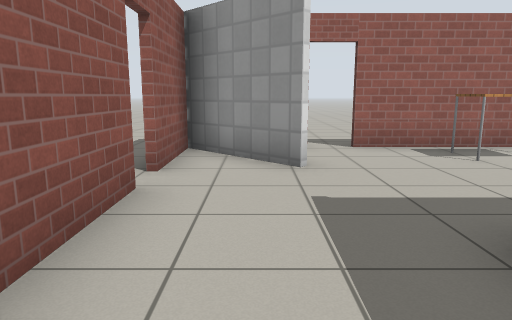
[1] (above)

13 first-person views from a walk through a Gazebo world. The camera is 1 m above the floor, tilts 10° down and sees 70° across. The floor is counted in squares, 1 m on a side. Each view is taken from the middle of a square. On the plan, view 1 faces up. The plan holds only what a view shows up to about 13 squares ahead; the rest is blank. Gazebo's built-in surfaces are drawn with simple patterns.

[2]
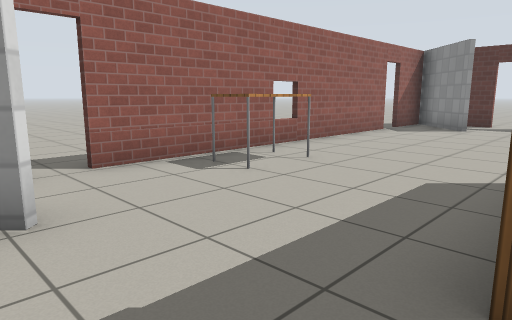

[3]
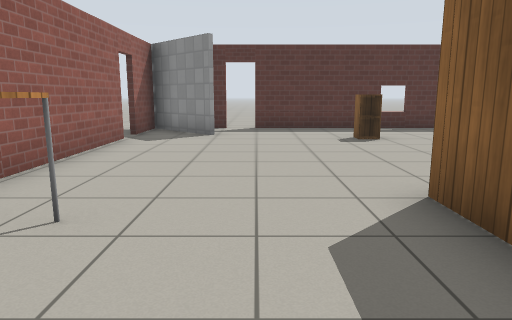

[4]
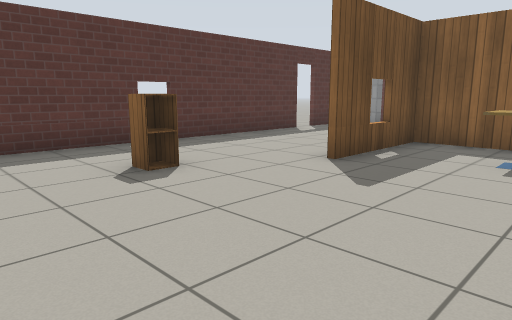

[5]
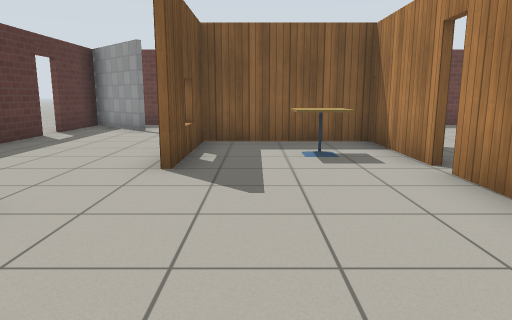

[6]
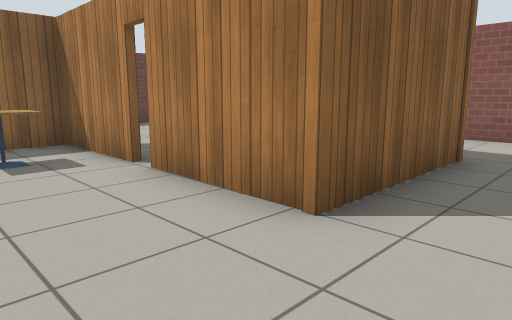

[7]
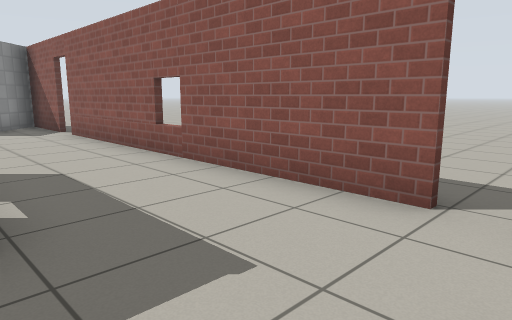

[8]
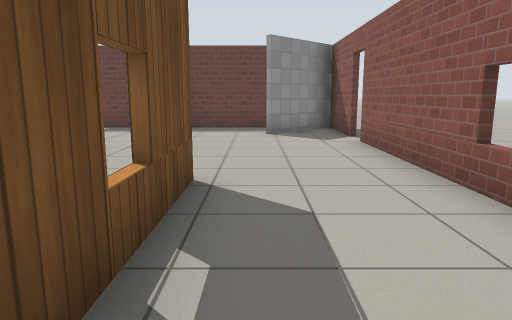

[9]
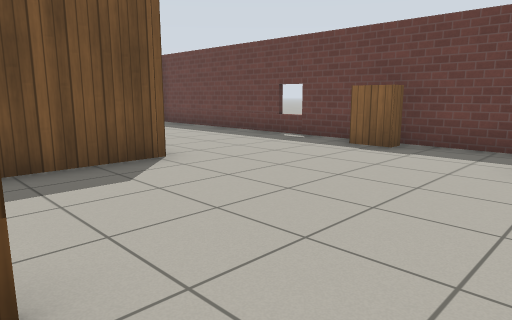

[10]
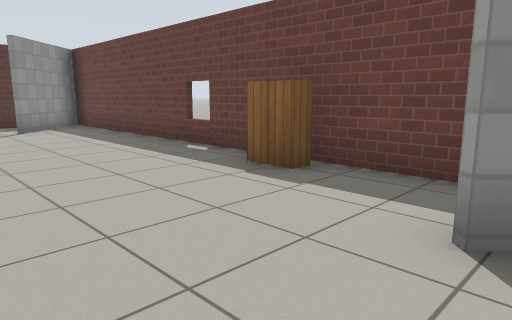

[11]
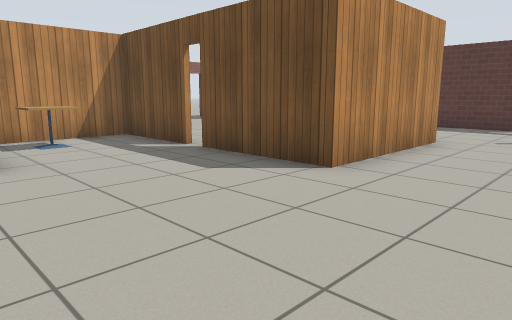

[12]
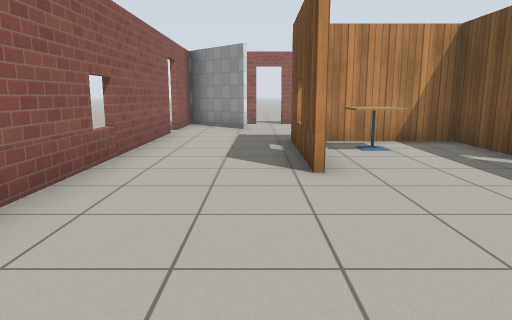

[13]
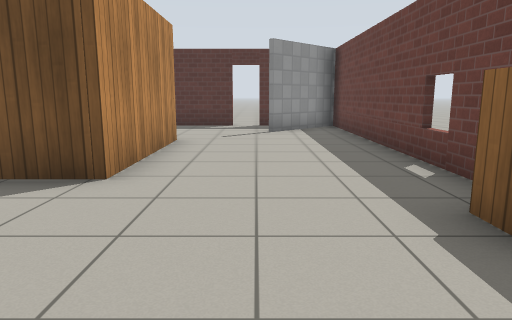

### Floor plan
Points are (right, up) in squares from view 1. A wall is a line through its corners. A room is listed if a view was taken in it or the views show most of it. See-through windows are left out.
Room 1 (views 1, 2, 3, 4, 5, 6, 7, 8, 9)
walls: (5.5, -1.1) (5.4, -4) (9.2, -4) (9.2, -0.9); (11.3, 5.2) (12.3, 6.2); (1.8, -1.3) (1.8, 2.3) (5.5, 2.3) (5.5, -0.6); (10.6, 7.1) (1.9, 7.1); (1.1, 7.1) (0.6, 7.1); (-1.3, 4) (-1.3, -2.4); (11.2, -6.3) (12.2, -7.3); (13.4, -5.2) (13.4, 4)
ways out: opening at (0.5, -1.5) to room 2; opening at (10.5, -5.5) to room 2; open door at (5, -1) to room 2; open door at (-1, 4.5); open door at (1.5, 7); open door at (11, 7); open door at (13.5, -5.5)
objects: table (4, 6) to (5, 6); cafe table (7, -2); cabinet (11, 1)
Room 2 (views 10, 11, 12, 13)
walls: (5.3, -0.6) (5.3, 2.1) (2.5, 2.1); (0.6, -8.6) (13.3, -8.6) (11.1, -6.4); (-1.3, -5.9) (-1.3, -8.5); (9.4, -4.2) (5.3, -4.2) (5.3, -1.1); (-1.3, -2.4) (-1.3, -5.1); (13.4, -8.5) (13.4, -6)
ways out: opening at (0.5, -1.5) to room 1; opening at (10.5, -5.5) to room 1; open door at (5, -1) to room 1; open door at (-1, -5.5)
objects: bookshelf (3, -8) to (4, -8); cafe table (3, 1)

Where each view was taken, in squares from view 1:
view 1: 0 up, 0 right, facing up
view 2: 2 up, 0 right, facing up-right
view 3: 4 up, 2 right, facing right
view 4: 4 up, 6 right, facing down-right
view 5: 4 up, 8 right, facing down
view 6: 4 up, 8 right, facing down-left
view 7: 5 up, 2 right, facing down-left
view 8: 3 up, 1 right, facing down
view 9: 1 down, 0 right, facing down-right
view 10: 4 down, 0 right, facing down-right
view 11: 7 down, 1 right, facing up-right
view 12: 6 down, 1 right, facing up
view 13: 6 down, 1 right, facing right
